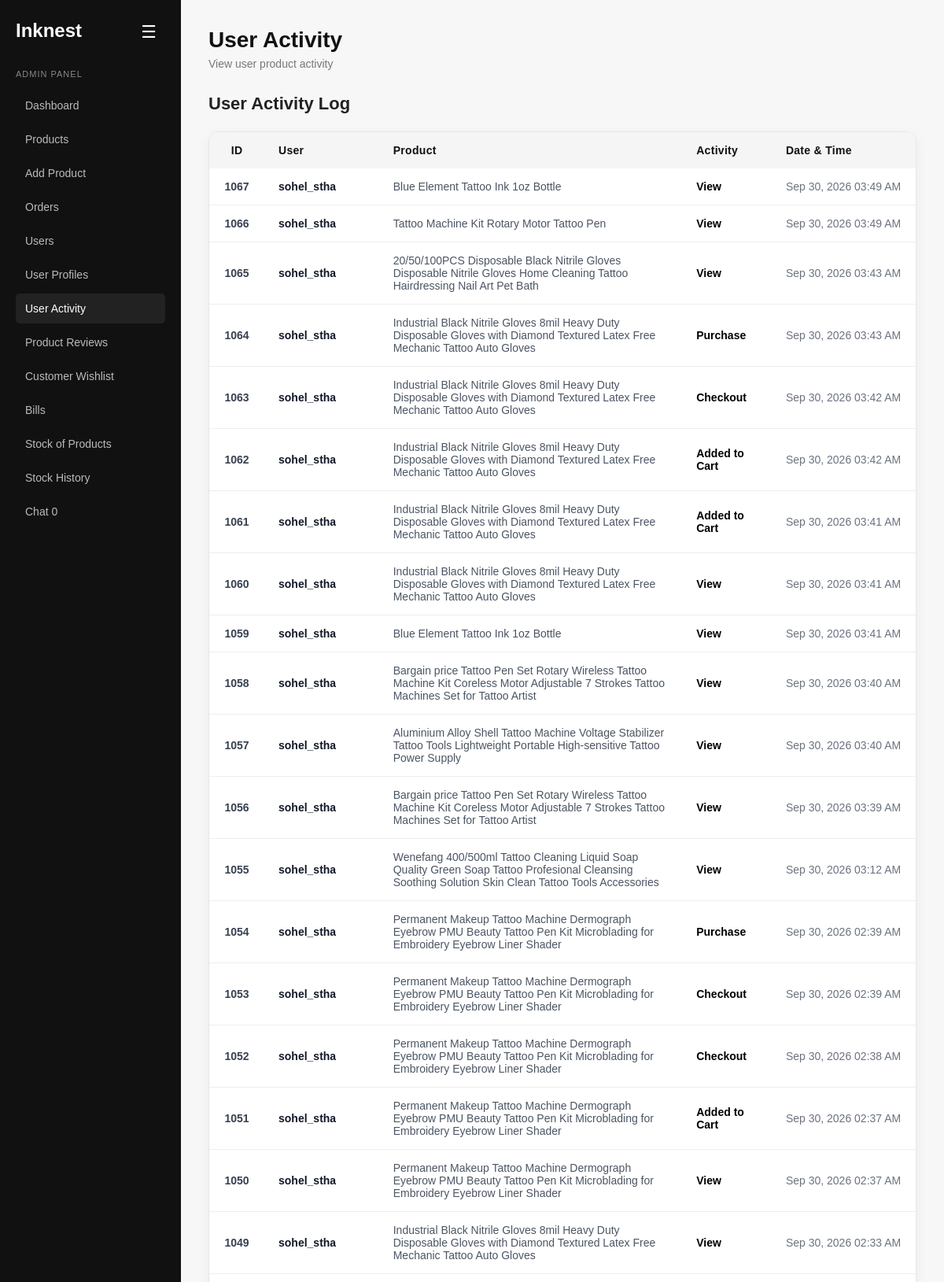
/admin/user_log.php (signed in, upper part), run on the app's committed database.
### tables this page shows
CREATE TABLE `user_product_activity` (
  `id` int(11) NOT NULL,
  `user_id` int(11) DEFAULT NULL,
  `product_id` int(11) DEFAULT NULL,
  `activity_type` varchar(100) NOT NULL,
  `created_at` timestamp NOT NULL DEFAULT current_timestamp()
);

CREATE TABLE `users` (
  `id` int(11) NOT NULL,
  `first_name` varchar(200) NOT NULL,
  `last_name` varchar(200) NOT NULL,
  `user_name` varchar(200) NOT NULL,
  `email` varchar(255) NOT NULL,
  `phone_no` varchar(20) NOT NULL,
  `date_of_birth` date DEFAULT NULL,
  `new_password` varchar(255) NOT NULL,
  `confirm_password` varchar(255) NOT NULL,
  `created_at` timestamp NOT NULL DEFAULT current_timestamp()
);

CREATE TABLE `products` (
  `id` int(11) NOT NULL,
  `product_name` varchar(255) NOT NULL,
  `category` varchar(200) NOT NULL,
  `description` text DEFAULT NULL,
  `price` decimal(10,2) NOT NULL,
  `image` varchar(255) DEFAULT NULL,
  `created_at` timestamp NOT NULL DEFAULT current_timestamp(),
  `stock` int(11) NOT NULL,
  `is_deleted` tinyint(1) NOT NULL DEFAULT 0
);

### admin/user_log.php (the view, shortened to what this page needs)
<?php
include "../config/database.php";
$activityQuery = mysqli_query(
    $conn,
    "SELECT
        upa.id,
        upa.user_id,
        upa.product_id,
        upa.activity_type,
        upa.created_at,
        u.user_name,
        p.product_name
     FROM user_product_activity upa
     LEFT JOIN users u ON upa.user_id = u.id
     LEFT JOIN products p ON upa.product_id = p.id
     ORDER BY upa.created_at DESC"
);
?>
<!DOCTYPE html>
<html lang="en">
<head>
    <link rel="stylesheet" href="../css/admin_dashboard.css?v=<?php echo time(); ?>">
</head>
<body>
<aside class="sidebar" id="sidebar">
    <button type="button" class="sidebar-toggle" id="sidebarToggle">☰</button>
    <h1>Inknest</h1>
    <p class="admin-label">ADMIN PANEL</p>
    <nav>
        <a href="admin_dashboard.php">Dashboard</a>
        <a href="products.php">Products</a>
        <a href="add_product.php">Add Product</a>
        <a href="orders.php">Orders</a>
        <a href="users.php">Users</a>
        <a href="user_profiles.php">User Profiles</a>
        <a href="user_log.php" class="active">User Activity</a>
        <a href="product_reviews.php">Product Reviews</a>
        <a href="admin_wishlist.php">Customer Wishlist</a>
        <a href="bill.php">Bills</a>
        <a href="stock_management.php">Stock of Products</a>
        <a href="stock_history.php">Stock History</a>
        <a href="chat.php">
            Chat
            <span
                id="adminChatBadge"
                class="admin-chat-badge">
                0
            </span>
        </a>
    </nav>
</aside>
<main class="main">
    <header class="header">
        <div>
            <h2>User Activity</h2>
            <p>View user product activity</p>
        </div>
    </header>
    <section class="section">
        <h3>User Activity Log</h3>
        <?php if ($activityQuery && mysqli_num_rows($activityQuery) > 0): ?>
            <table>
                <thead>
                    <tr>
                        <th>ID</th>
                        <th>User</th>
                        <th>Product</th>
                        <th>Activity</th>
                        <th>Date & Time</th>
                    </tr>
                </thead>
                <tbody>
                    <?php while ($activity = mysqli_fetch_assoc($activityQuery)): ?>
                        <tr>
                            <td>
                                <?php echo htmlspecialchars($activity["id"]); ?>
                            </td>
                            <td>
                                <?php
                                echo htmlspecialchars(
                                    $activity["user_name"] ?? "Unknown User"
                                );
                                ?>
                            </td>
                            <td>
                                <?php
                                echo htmlspecialchars(
                                    $activity["product_name"] ?? "Unknown Product"
                                );
                                ?>
                            </td>
                            <td>
                                <span class="activity-badge">
                                    <?php
                                    echo htmlspecialchars(
                                        $activity["activity_type"]
                                    );
                                    ?>
                                </span>
                            </td>
                            <td>
                                <?php
                                echo date(
                                    "M d, Y h:i A",
                                    strtotime($activity["created_at"])
                                );
                                ?>
                            </td>
                        </tr>
                    <?php endwhile; ?>
                </tbody>
            </table>
        <?php else: ?>
            <p>No user activity found.</p>
        <?php endif; ?>
    </section>
</main>
</body>
</html>

### css/admin_dashboard.css (style rules this page uses)
* { margin: 0; padding: 0; box-sizing: border-box; font-family: Arial, sans-serif; }
body { background: #f7f7f7; color: #111; display: flex; min-height: 100vh; }
.sidebar { width: 230px; background: #111; color: #fff; padding: 25px 20px; position: fixed; top: 0; bottom: 0; left: 0; }
.sidebar h1 { font-size: 24px; margin-bottom: 35px; }
.admin-label { color: #888; font-size: 11px; letter-spacing: 1px; margin-bottom: 15px; }
.sidebar nav { display: flex; flex-direction: column; gap: 5px; }
.sidebar a { color: #bbb; text-decoration: none; padding: 11px 12px; border-radius: 5px; font-size: 14px; }
.sidebar a:hover, .sidebar a.active { background: #222; color: #fff; }
.main { margin-left: 230px; width: calc(100% - 230px); padding: 35px; }
.header { margin-bottom: 30px; }
.header h2 { font-size: 28px; margin-bottom: 6px; }
.header p { color: #777; font-size: 14px; }
.section h3 { font-size: 18px; margin-bottom: 15px; }
.section { width: 100%; }
.section h3 { margin-bottom: 20px; font-size: 22px; color: #222; }
.section table { width: 100%; border-collapse: separate; border-spacing: 0; background: #ffffff; border: 1px solid #e5e7eb; border-radius: 12px; overflow: hidden; box-shadow: 0 4px 15px rgba(0, 0, 0, 0.05); }
.section table thead { background: #f5f5f5; }
.section table th { padding: 15px 18px; text-align: left; color: #111; font-size: 14px; font-weight: 600; letter-spacing: 0.3px; white-space: nowrap; }
.section table td { padding: 15px 18px; border-bottom: 1px solid #eeeeee; color: #374151; font-size: 14px; vertical-align: middle; }
.section table tbody tr { transition: background-color 0.2s ease; }
.section table th:first-child, .section table td:first-child { width: 70px; text-align: center; font-weight: 600; }
.section table td:nth-child(2) { font-weight: 600; color: #111827; }
.section table td:nth-child(3) { color: #4b5563; }
.section table td:nth-child(4) { font-weight: 600; }
.section table td:nth-child(4) { color: #010101; }
.section table td:nth-child(5) { color: #6b7280; white-space: nowrap; }
.section { margin-bottom: 35px; }
.section h3 { margin-bottom: 22px; }

### admin/user_log.php (style rules this page uses)
.sidebar { position: fixed; transition: transform 0.3s ease; overflow: hidden; }
.sidebar-toggle { position: absolute; top: 20px; right: 20px; z-index: 1002; width: 42px; height: 42px; border: none; border-radius: 6px; background: #111; color: #fff; font-size: 22px; cursor: pointer; display: flex; align-items: center; justify-content: center; }
.main { transition: margin-left 0.3s ease; }

### data on the page
user_product_activity: id "1067", user.user_name "sohel_stha", product.product_name "Blue Element Tattoo Ink 1oz Bottle", activity_type "View", created_at "Sep 30, 2026 03:49 AM"
user_product_activity: id "1066", user.user_name "sohel_stha", product.product_name "Tattoo Machine Kit Rotary Motor Tattoo Pen", activity_type "View", created_at "Sep 30, 2026 03:49 AM"
user_product_activity: id "1065", user.user_name "sohel_stha", product.product_name "20/50/100PCS Disposable Black Nitrile Gloves Disposable Nitrile Gloves Home Cleaning Tattoo Hairdressing Nail Art Pet Bath", activity_type "View", created_at "Sep 30, 2026 03:43 AM"
user_product_activity: id "1064", user.user_name "sohel_stha", product.product_name "Industrial Black Nitrile Gloves 8mil Heavy Duty Disposable Gloves with Diamond Textured Latex Free Mechanic Tattoo Auto Gloves", activity_type "Purchase", created_at "Sep 30, 2026 03:43 AM"
user_product_activity: id "1063", user.user_name "sohel_stha", product.product_name "Industrial Black Nitrile Gloves 8mil Heavy Duty Disposable Gloves with Diamond Textured Latex Free Mechanic Tattoo Auto Gloves", activity_type "Checkout", created_at "Sep 30, 2026 03:42 AM"
user_product_activity: id "1062", user.user_name "sohel_stha", product.product_name "Industrial Black Nitrile Gloves 8mil Heavy Duty Disposable Gloves with Diamond Textured Latex Free Mechanic Tattoo Auto Gloves", activity_type "Added to Cart", created_at "Sep 30, 2026 03:42 AM"
user_product_activity: id "1061", user.user_name "sohel_stha", product.product_name "Industrial Black Nitrile Gloves 8mil Heavy Duty Disposable Gloves with Diamond Textured Latex Free Mechanic Tattoo Auto Gloves", activity_type "Added to Cart", created_at "Sep 30, 2026 03:41 AM"
user_product_activity: id "1060", user.user_name "sohel_stha", product.product_name "Industrial Black Nitrile Gloves 8mil Heavy Duty Disposable Gloves with Diamond Textured Latex Free Mechanic Tattoo Auto Gloves", activity_type "View", created_at "Sep 30, 2026 03:41 AM"
user_product_activity: id "1059", user.user_name "sohel_stha", product.product_name "Blue Element Tattoo Ink 1oz Bottle", activity_type "View", created_at "Sep 30, 2026 03:41 AM"
user_product_activity: id "1058", user.user_name "sohel_stha", product.product_name "Bargain price Tattoo Pen Set Rotary Wireless Tattoo Machine Kit Coreless Motor Adjustable 7 Strokes Tattoo Machines Set for Tattoo Artist", activity_type "View", created_at "Sep 30, 2026 03:40 AM"
user_product_activity: id "1057", user.user_name "sohel_stha", product.product_name "Aluminium Alloy Shell Tattoo Machine Voltage Stabilizer Tattoo Tools Lightweight Portable High-sensitive Tattoo Power Supply", activity_type "View", created_at "Sep 30, 2026 03:40 AM"
user_product_activity: id "1056", user.user_name "sohel_stha", product.product_name "Bargain price Tattoo Pen Set Rotary Wireless Tattoo Machine Kit Coreless Motor Adjustable 7 Strokes Tattoo Machines Set for Tattoo Artist", activity_type "View", created_at "Sep 30, 2026 03:39 AM"
user_product_activity: id "1055", user.user_name "sohel_stha", product.product_name "Wenefang 400/500ml Tattoo Cleaning Liquid Soap Quality Green Soap Tattoo Profesional Cleansing Soothing Solution Skin Clean Tattoo Tools Accessories", activity_type "View", created_at "Sep 30, 2026 03:12 AM"
user_product_activity: id "1054", user.user_name "sohel_stha", product.product_name "Permanent Makeup Tattoo Machine Dermograph Eyebrow PMU Beauty Tattoo Pen Kit Microblading for Embroidery Eyebrow Liner Shader", activity_type "Purchase", created_at "Sep 30, 2026 02:39 AM"
user_product_activity: id "1053", user.user_name "sohel_stha", product.product_name "Permanent Makeup Tattoo Machine Dermograph Eyebrow PMU Beauty Tattoo Pen Kit Microblading for Embroidery Eyebrow Liner Shader", activity_type "Checkout", created_at "Sep 30, 2026 02:39 AM"
user_product_activity: id "1052", user.user_name "sohel_stha", product.product_name "Permanent Makeup Tattoo Machine Dermograph Eyebrow PMU Beauty Tattoo Pen Kit Microblading for Embroidery Eyebrow Liner Shader", activity_type "Checkout", created_at "Sep 30, 2026 02:38 AM"
user_product_activity: id "1051", user.user_name "sohel_stha", product.product_name "Permanent Makeup Tattoo Machine Dermograph Eyebrow PMU Beauty Tattoo Pen Kit Microblading for Embroidery Eyebrow Liner Shader", activity_type "Added to Cart", created_at "Sep 30, 2026 02:37 AM"
user_product_activity: id "1050", user.user_name "sohel_stha", product.product_name "Permanent Makeup Tattoo Machine Dermograph Eyebrow PMU Beauty Tattoo Pen Kit Microblading for Embroidery Eyebrow Liner Shader", activity_type "View", created_at "Sep 30, 2026 02:37 AM"
user_product_activity: id "1049", user.user_name "sohel_stha", product.product_name "Industrial Black Nitrile Gloves 8mil Heavy Duty Disposable Gloves with Diamond Textured Latex Free Mechanic Tattoo Auto Gloves", activity_type "View", created_at "Sep 30, 2026 02:33 AM"
